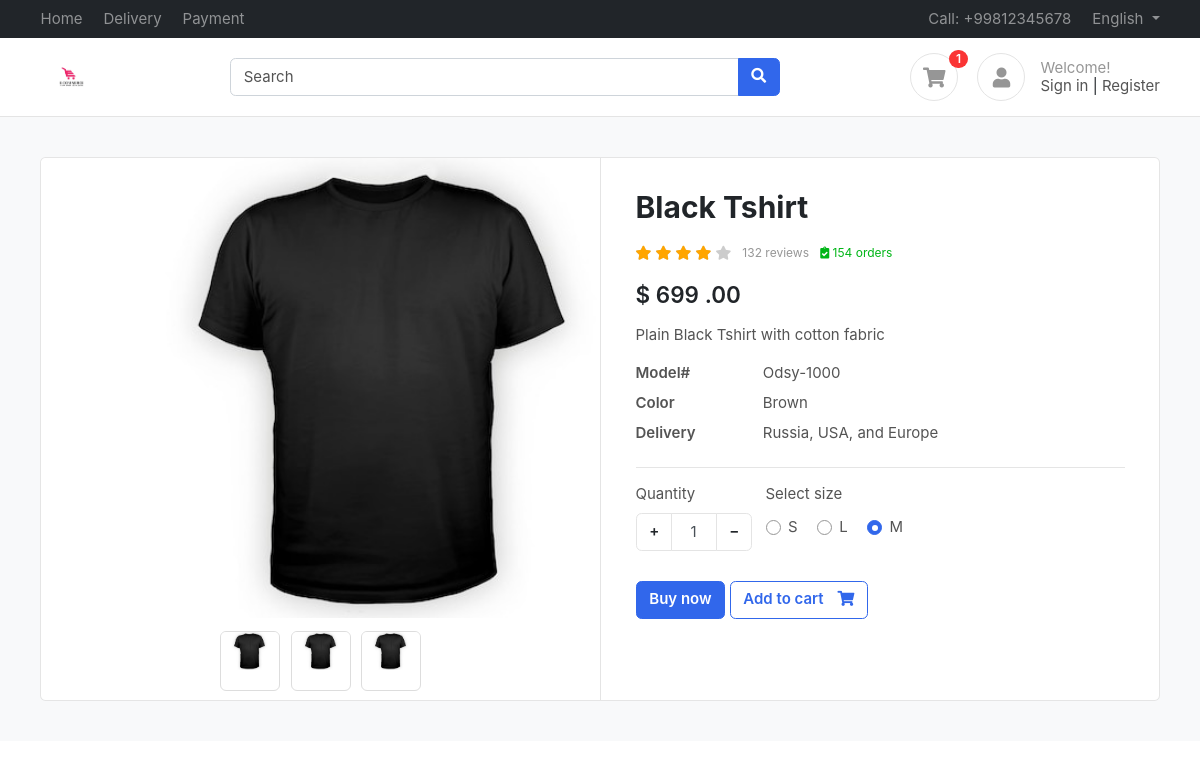
/products/black-tshirt/ (signed in), run on the app's committed database.
### accounts/models.py (models this page shows)
class Profile(BaseModel):
    user=models.OneToOneField(User,on_delete=models.CASCADE,related_name="profile")
    is_email_verified=models.BooleanField(default=False)
    email_token=models.CharField(max_length=100,null=True,blank=True)
    profile_image=models.ImageField(upload_to="profile")
    def get_cart_count(self):
        return Cartitems.objects.filter(cart__user=self.user,cart__is_paid=False).count()

### products/models.py (models this page shows, shortened)
class Product(BaseModel):
    product_name = models.CharField(max_length=100)
    slug = models.SlugField(unique=True,null=True,blank=True)
    price = models.IntegerField()
    category = models.ForeignKey(Category, on_delete=models.CASCADE,related_name="products")
    product_description = models.TextField()
    color = models.ManyToManyField(ColorVariant,blank=True)
    size = models.ManyToManyField(SizeVariant,blank=True)

class ProductImage(BaseModel):
    product = models.ForeignKey(Product, on_delete=models.CASCADE, related_name="product_images")
    image = models.ImageField(upload_to="product")
    is_featured = models.BooleanField(default=False)

class SizeVariant(BaseModel):
    size_name = models.CharField(max_length=100)
    price= models.IntegerField(default=0)

### products/views.py (the view)
# urls.py: path('<slug>/',get_products,name='get_products'),
def get_products(request , slug):
    print(request.user)
    try:
        product=Product.objects.get(slug=slug)
        context={'product':product}
        if request.GET.get('size'):
            size = request.GET.get('size')
            price=product.get_product_price_by_size(size)
            context['selected_size']=size
            context['updated_price']=price
        return render(request,'products/products.html',context=context)
    except Exception as e:
        print(e)

### templates/products/products.html (shortened to what this page needs)
{% extends "base/base.html" %}
{% block start %}
<section class="section-content padding-y bg">
    <div class="container">
    <div class="card">
        <div class="row no-gutters">
            <aside class="col-md-6">
    <article class="gallery-wrap">
    <div class="img-big-wrap">
      <div> <a href="#"><img src="/media/{{product.product_images.first.image}}"></a></div>
    </div>
    <div class="thumbs-wrap">
      {% for image in product.product_images.all %}
      <a href="#" class="item-thumb"> <img src="/media/{{image.image}}"></a>
      {% endfor %}
    </div>
    </article>
            </aside>
            <main class="col-md-6 border-left">
    <article class="content-body">
    <h2 class="title">{{product.product_name}}</h2>
    <div class="rating-wrap my-3">
        <ul class="rating-stars">
            <li style="width:80%" class="stars-active">
                <i class="fa fa-star"></i> <i class="fa fa-star"></i>
                <i class="fa fa-star"></i> <i class="fa fa-star"></i>
            </li>
            <li>
                <i class="fa fa-star"></i> <i class="fa fa-star"></i>
                <i class="fa fa-star"></i> <i class="fa fa-star"></i>
                <i class="fa fa-star"></i>
            </li>
        </ul>
        <small class="label-rating text-muted">132 reviews</small>
        <small class="label-rating text-success"> <i class="fa fa-clipboard-check"></i> 154 orders </small>
    </div>
    <div class="mb-3">
        <var class="price h4">${% if updated_price %}
          {{updated_price}}
          {% else %}
          {{product.price}}
          {% endif %}
          .00</var>
    </div>
    <p>{{product.product_description}}</p>
    <dl class="row">
      <dt class="col-sm-3">Model#</dt>
      <dd class="col-sm-9">Odsy-1000</dd>
      <dt class="col-sm-3">Color</dt>
      <dd class="col-sm-9">Brown</dd>
      <dt class="col-sm-3">Delivery</dt>
      <dd class="col-sm-9">Russia, USA, and Europe </dd>
    </dl>
    <hr>
        <div class="form-row">
            <div class="form-group col-md flex-grow-0">
                <label>Quantity</label>
                <div class="input-group mb-3 input-spinner">
                  <div class="input-group-prepend">
                    <button class="btn btn-light" type="button" id="button-plus"> + </button>
                  </div>
                  <input type="text" class="form-control" value="1">
                  <div class="input-group-append">
                    <button class="btn btn-light" type="button" id="button-minus"> − </button>
                  </div>
                </div>
            </div>
            {% if product.size.count %}
            <div class="form-group col-md">
                    <label>Select size</label>
                    <div class="mt-1">
                      {% for size in product.size.all %}
                        <label class="custom-control custom-radio custom-control-inline">
                          <div class="custom-control-label">{{size.size_name}}</div>
                        </label>
                        {% endfor %}
                    </div>
            </div>
            {% endif %}
        </div>
        <a href="#" class="btn  btn-primary"> Buy now </a>
        <a href="{% url 'add_to_cart' product.uid %}?size={{selected_size}}" class="btn  btn-outline-primary"> <span class="text">Add to cart</span> <i class="fas fa-shopping-cart"></i>  </a>
    </article>
            </main>
        </div>
    </div>
    </div>
    </section>
{% endblock %}

### templates/base/base.html (shortened to what this page needs)
<!DOCTYPE HTML>
<html lang="en">
<head>
<link href="/media/css/bootstrap.css" rel="stylesheet" type="text/css"/>
<link href="/media/fonts/fontawesome/css/all.min.css" type="text/css" rel="stylesheet">
<link href="/media/css/ui.css" rel="stylesheet" type="text/css"/>
<link href="/media/css/responsive.css" rel="stylesheet" />
</head>
<body>
	<header class="section-header">
		<nav class="navbar navbar-dark navbar-expand p-0 bg-dark">
		<div class="container">
			<ul class="navbar-nav d-none d-md-flex mr-auto">
				<li class="nav-item"><a class="nav-link" href="#">Home</a></li>
				<li class="nav-item"><a class="nav-link" href="#">Delivery</a></li>
				<li class="nav-item"><a class="nav-link" href="#">Payment</a></li>
			</ul>
			<ul class="navbar-nav">
				<li class="nav-item"><a href="#" class="nav-link"> Call: +99812345678 </a></li>
				<li class="nav-item dropdown">
					 <a href="#" class="nav-link dropdown-toggle" data-toggle="dropdown"> English </a>
				</li>
			</ul>
		  </div>
		</nav>
		<section class="header-main border-bottom">
			<div class="container">
		<div class="row align-items-center">
			<div class="col-lg-2 col-4">
				<div class="brand-wrap">
					<img class="logo" src="./ecomm/html/images/logo.jpg">
				</div>
			</div>
			<div class="col-lg-6 col-sm-12">
				<form action="#" class="search">
					<div class="input-group w-100">
						<input type="text" class="form-control" placeholder="Search">
						<div class="input-group-append">
						  <button class="btn btn-primary" type="submit">
							<i class="fa fa-search"></i>
						  </button>
						</div>
					</div>
				</form>
			</div>
			<div class="col-lg-4 col-sm-6 col-8">
				<div class="widgets-wrap float-md-right">
					<div class="widget-header  mr-3">
						<a href="{% url 'cart' %}" class="icon icon-sm rounded-circle border"><i class="fa fa-shopping-cart"></i></a>
						<span class="badge badge-pill badge-danger notify">{{request.user.profile.get_cart_count}}</span>
					</div>
					<div class="widget-header icontext">
						<a href="#" class="icon icon-sm rounded-circle border"><i class="fa fa-user"></i></a>
						<div class="text">
							<span class="text-muted">Welcome!</span>
							<div>
								<a href="#">Sign in</a> |
								<a href="#"> Register</a>
							</div>
						</div>
					</div>
				</div>
			</div>
		</div>
			</div>
		</section>
		</header>
        {% block start %}
        {% endblock %}
        </body>
        </html>

### public/static/css/ui.css (style rules this page uses)
html { font-family: 'Inter', sans-serif; font-size: 15px; }
.content-body { flex: 1 1 auto; padding: 2rem 2.3rem; }
.icon-xs, .icon-sm, .icon-md, .icon-lg { display: inline-block; text-align: center; flex-shrink: 0; flex-grow: 0; }
.icon-sm { width: 48px; height: 48px; line-height: 48px; font-size: 20px; }
.padding-y { padding-top: 40px; padding-bottom: 40px; }
var { font-style: normal; }
article:after, .form-group:after { display: block; clear: both; content: ""; }
.bg { background-color: #f8f9fa; }
.card .title { color: #212529; }
.header-main { position: relative; padding-top: 1rem; padding-bottom: 1rem; }
.brand-wrap .logo, .navbar-brand .logo { margin-right: 7px; max-height: 42px; display: inline-block; }
.widget-header { display: inline-block; vertical-align: middle; position: relative; }
.widget-header a { color: #545454; }
.widget-header i { color: #969696; }
.widget-header .notify { position: absolute; top: -3px; right: -10px; }
.btn-light { background-color: #fff; border-color: #e4e4e4; }
.btn .text + i { margin-left: 10px; }
dl[class="row"] { margin-bottom: 0; }
.icontext { display: inline-flex; align-items: center; vertical-align: middle; }
.icontext .text { width: 100%; line-height: 1.2; color: #212529; }
.icontext .icon { position: relative; margin-right: 15px; flex-shrink: 0; flex-grow: 0; }
.notify { position: absolute; top: -4px; right: -10px; display: inline-block; padding: .25em .6em; font-size: 12px; line-height: 1; text-align: center; border-radius: 3rem; color: #fff; background-color: #fa3434; }
.price { font-weight: 600; color: #212529; }
.label-rating { margin-left: 7px; display: inline-block; vertical-align: middle; }
.rating-stars { display: inline-block; vertical-align: middle; list-style: none; margin: 0; padding: 0; position: relative; white-space: nowrap; clear: both; }
.rating-stars i { font-size: 14px; color: #ccc; display: inline; }
.rating-stars li { display: block; text-overflow: clip; white-space: nowrap; z-index: 1; }
.rating-stars li.stars-active { z-index: 2; position: absolute; top: 0; left: 0; overflow: hidden; }
.rating-stars li.stars-active i { color: orange; }
.input-spinner { width: 120px; flex-wrap: nowrap; display: inline-flex; }
.input-spinner input.form-control { text-align: center; max-width: 46px; flex-basis: 46px; border-color: #e4e4e4; flex-grow: 0; }
.input-spinner .btn { width: 36px; text-align: center; }
.gallery-wrap .img-big-wrap { margin-bottom: 10px; border-radius: 0.37rem; overflow: hidden; background-color: #fff; }
.gallery-wrap .img-big-wrap a { text-align: center; display: block; }
.gallery-wrap .img-big-wrap img { height: 460px; width: auto; display: inline-block; cursor: zoom-in; }
.gallery-wrap .thumbs-wrap { text-align: center; }
.gallery-wrap .thumbs-wrap .item-thumb { width: 60px; height: 60px; border: 1px solid #ddd; border-radius: 6px; margin: 3px; display: inline-block; overflow: hidden; }
.gallery-wrap .thumbs-wrap img { max-width: 100%; max-height: 100%; object-fit: cover; border-radius: 4px; cursor: zoom-in; }

### data on the page
Product: product_images.first.image (picture), product_name "Black Tshirt", price "699", product_description "Plain Black Tshirt with cotton fabric"
ProductImage: image (picture)
ProductImage: image (picture)
ProductImage: image (picture)
SizeVariant: size_name "S"
SizeVariant: size_name "L"
SizeVariant: size_name "M"

### other printed values
{{ request.user.profile.get_cart_count }} "1"
